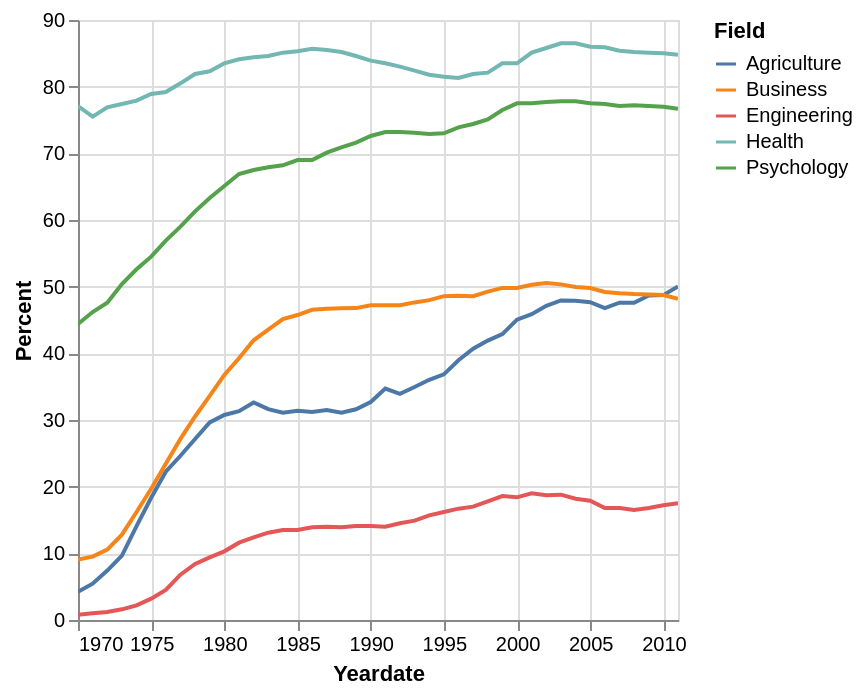

Notebook source saved alongside this figure:
### Code cell
df_tall.plot.line(
    alt.X('Yeardate:T'),
    alt.Y('Percent:Q'),
    alt.Color('Field:N')
)

### Figure 1 — Vega-Lite specification as saved in the notebook (floating-point values rounded to 4 significant figures; data arrays with more than 128 entries replaced by an {"elided": "..."} marker saying what was removed)
{"config": {"view": {"continuousWidth": 300, "continuousHeight": 300}}, "data": {"name": "data-7bd34bc17e6719b4e12365c5b18fa641"}, "mark": {"type": "line", "tooltip": true}, "encoding": {"color": {"field": "Field", "type": "nominal"}, "x": {"field": "Yeardate", "type": "temporal"}, "y": {"field": "Percent", "type": "quantitative"}}, "params": [{"name": "param_12", "select": {"type": "interval", "encodings": ["x", "y"]}, "bind": "scales"}], "$schema": "https://vega.github.io/schema/vega-lite/v5.20.1.json", "datasets": {"data-7bd34bc17e6719b4e12365c5b18fa641": {"elided": "210 records"}}}
